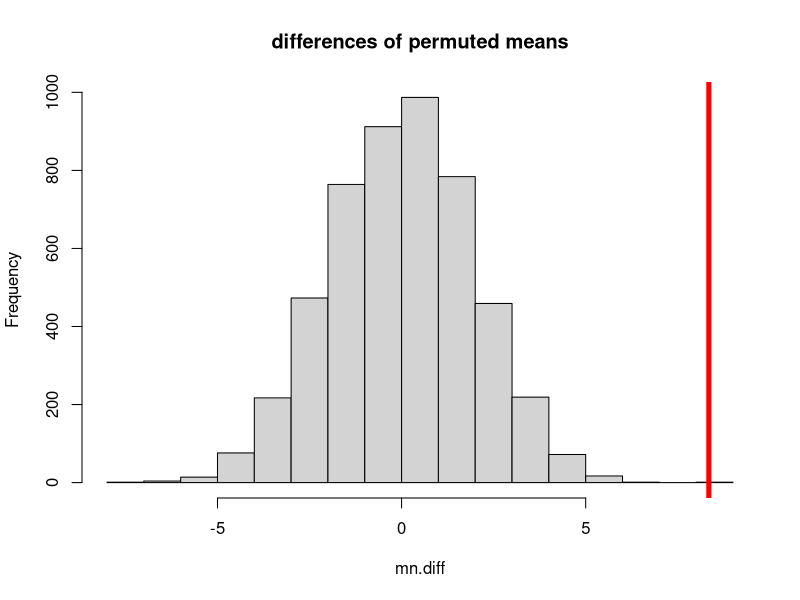

Recreate this plot in R.
### Lab 3: Resampling ###

# Permutation tests
# Bootstrapped quantities

library(here)
library(tidyverse)
library(boot)
library(coin)

## Bootstrapped 95% confidence interval using the boot package ##
# Cook some data
rdat <- rpois(100, 8)

# Define a function to calculate the statistic of interest (here, median)
med = function(rdat, i){median(rdat[i])}

# Apply the boot.ci function to resample the data 1000 times, and produce estimates of 95% CI from the resampled distribution
boot.ci(boot(rdat, med, R=1000))

## Permutation t-test (2 sample), "by hand" ##
# Import data
foxdata <- read.csv(here("data", "Lect4_foxdata.csv"))

# Set number of (re)samples
R <- 5000

# Make a container to hold permuted differences between means and include a place for the observed difference
mn.diff <- numeric(R + 1)

# Observed difference between means
mn.diff[1] <- mean(foxdata$no.fox) - mean(foxdata$fox)

# Restructure the data so that both groups are in a single vector
# Using a bit of tidyverse here
poolfox <- foxdata %>% pivot_longer(c(fox, no.fox), values_to = "NPP") %>%
                       select(NPP) %>%
                       data.frame()

# Permute mean differences
for(i in 2:length(mn.diff)){
  index <- sample(1:50, size = 25, replace = TRUE) #sample function performs the resampling
  foxperm <- poolfox$NPP[index]
  nofoxperm <- poolfox$NPP[-index]
  mn.diff[i] <- mean(foxperm) - mean(nofoxperm)
}

# Histogram of permuted differences
hist(mn.diff, main ="differences of permuted means")

# Show the observed difference
abline(v = mn.diff[1], col="red", lwd=5)

# Calculate P-value (two-tailed) as the proportion of permutations with a mean difference greater/less than observed
# Note use of absolute values here. This yields the probability for a 2-tailed test (i.e., probability of observing a mean differences greater than or less than the observed).
mean(abs(mn.diff) >= abs(mn.diff[1]))

## Use functions in the coin package to carry out permutation tests ##
# Restructure the data into two columns: one for categories and one for NPP (response variable)
fox.long <- foxdata %>% pivot_longer(c(fox, no.fox), values_to = "NPP", names_to = "cat")

oneway_test(fox.long$NPP ~ as.factor(fox.long$cat), alternative="two.sided", distribution = approximate(nresample = 5000))
